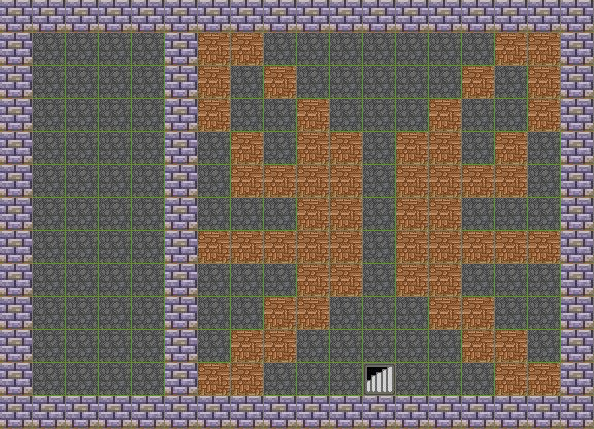

A 2D game scene composited from a Tiled map and its tileset images. What follows is a short description and the map's XML, with every tile layer's data as written:
An orthogonal 18x13 tile map with 33x33 px tiles, 2 tile layers (background, obstacle).

<map version="1.2" tiledversion="1.2.1" orientation="orthogonal" renderorder="right-down" width="18" height="13" tilewidth="33" tileheight="33" infinite="0" nextlayerid="3" nextobjectid="1">
 <tileset firstgid="1" source="../地图/经典魔塔游戏全套素材-08a_爱给网_aigei_com.tsx" />
 <layer id="1" name="background" width="18" height="13">
  <data encoding="csv">
1,1,1,1,1,1,1,1,1,1,1,1,1,1,1,1,1,1,
1,1,1,1,1,1,1,1,1,1,1,1,1,1,1,1,1,1,
1,1,1,1,1,1,1,1,1,1,1,1,1,1,1,1,1,1,
1,1,1,1,1,1,1,1,1,1,1,1,1,1,1,1,1,1,
1,1,1,1,1,1,1,1,1,1,1,1,1,1,1,1,1,1,
1,1,1,1,1,1,1,1,1,1,1,1,1,1,1,1,1,1,
1,1,1,1,1,1,1,1,1,1,1,1,1,1,1,1,1,1,
1,1,1,1,1,1,1,1,1,1,1,1,1,1,1,1,1,1,
1,1,1,1,1,1,1,1,1,1,1,1,1,1,1,1,1,1,
1,1,1,1,1,1,1,1,1,1,1,1,1,1,1,1,1,1,
1,1,1,1,1,1,1,1,1,1,1,1,1,1,1,1,1,1,
1,1,1,1,1,1,1,1,1,1,1,570,1,1,1,1,1,1,
1,1,1,1,1,1,1,1,1,1,1,1,1,1,1,1,1,1
</data>
 </layer>
 <layer id="2" name="obstacle" width="18" height="13">
  <data encoding="csv">
88,88,88,88,88,88,88,88,88,88,88,88,88,88,88,88,88,88,
88,0,0,0,0,88,440,440,0,0,0,0,0,0,0,440,440,88,
88,0,0,0,0,88,440,0,440,0,0,0,0,0,440,0,440,88,
88,0,0,0,0,88,440,0,0,440,0,0,0,440,0,0,440,88,
88,0,0,0,0,88,0,440,0,440,440,0,440,440,0,440,0,88,
88,0,0,0,0,88,0,440,440,440,440,0,440,440,440,440,0,88,
88,0,0,0,0,88,0,0,0,440,440,0,440,440,0,0,0,88,
88,0,0,0,0,88,440,440,440,440,440,0,440,440,440,440,440,88,
88,0,0,0,0,88,0,0,0,440,440,0,440,440,0,0,0,88,
88,0,0,0,0,88,0,0,440,440,0,0,0,440,440,0,0,88,
88,0,0,0,0,88,0,440,440,0,0,0,0,0,440,440,0,88,
88,0,0,0,0,88,440,440,0,0,0,0,0,0,0,440,440,88,
88,88,88,88,88,88,88,88,88,88,88,88,88,88,88,88,88,88
</data>
 </layer>
</map>
